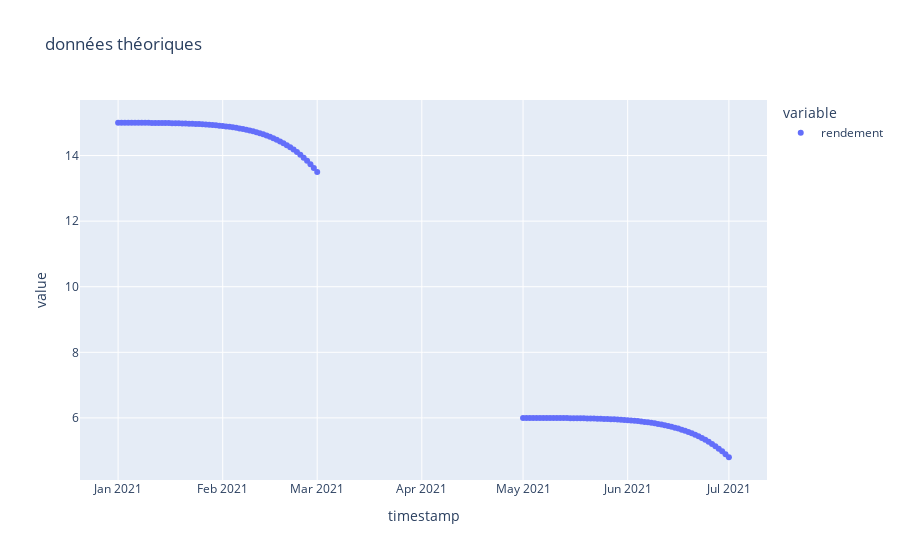

Notebook code cell kept with this figure:
### Code cell
fig = px.scatter(df_test, x=df_test.index, y=["rendement"], title="données théoriques")
fig.show()
